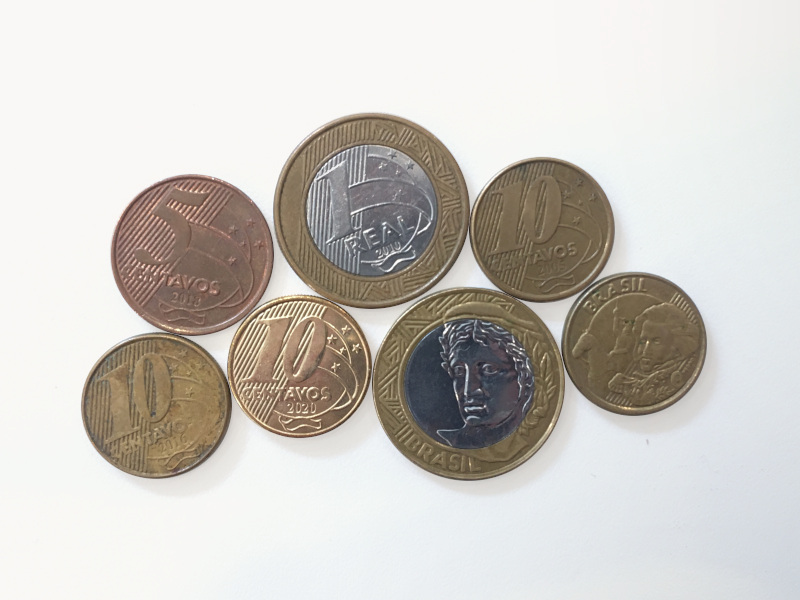
#> input picture Segmentação/Imagens/moedas03.jpg, 800 x 600 px
$ jupyter execute watershed.ipynb   (older library calls are emulated)
#> lines starting #> are read from the running program, lines starting #| are printed output that depends on the picture; after the words box and inside, x2 and y2 are one past the last pixel; in counts of white or black regions, pixels touching at a corner belong together
### Segmentação/Introdução/funcoes.py
import cv2 as cv
import numpy as np
from matplotlib import pyplot as plt
from skimage.color import rgb2gray

#Mostra a imagem em RGB
def mostrar(imagem, cmap_=None):
    fig = plt.gcf()
    fig.set_size_inches(18,6)
    plt.imshow(cv.cvtColor(imagem, cv.COLOR_BGR2RGB), cmap=cmap_)
    plt.axis('off')
    plt.show()

#Aplica o filtro de Otsu e mostra
# [232 lines left out: functions filtro_otsu, exibir_lim, limiarizacao_adaptativa, segmentacao_bordas, flatten_img, segmenta2regioes and 8 more, not called in this run]

### Segmentação/Introdução/watershed.ipynb
[cell 1]
import cv2 as cv
import numpy as np
from matplotlib import pyplot as plt
import os
from funcoes import *
from skimage.color import rgb2gray
from skimage.feature import peak_local_max
from skimage.segmentation import watershed
from scipy import ndimage as ndi

os.chdir('C:\\Users\\rthiago\\OneDrive\\IA Expert\\Segmentação\\Imagens') # para o notebook

# os.chdir('C:\\Users\\thi-m\\OneDrive\\Documentos\\Thiago\\IA_Expert\\Segmentação\\Imagens') # para o desktop

[cell 2]
img = cv.imread('moedas03.jpg')
#> img is the input picture: shape (600, 800, 3); mean B, G, R 195.3, 200.8, 204.6
mostrar(img)

[cell 3]
gray = cv.cvtColor(img, cv.COLOR_BGR2GRAY)
mostrar(gray)

[cell 4]
val, thresh = cv.threshold(gray, 0, 255, cv.THRESH_BINARY_INV | cv.THRESH_OTSU)
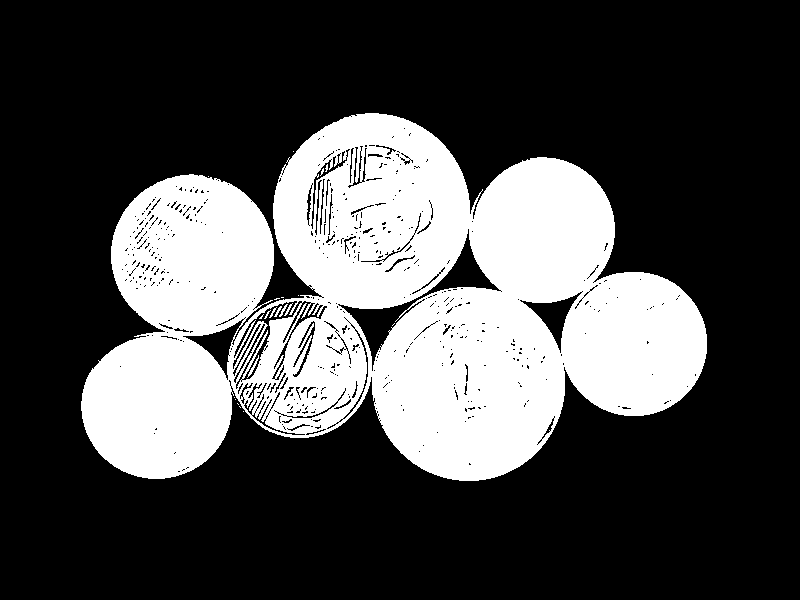
#> thresh: shape (600, 800); 29.3% white; 21 white regions (15 under 20 px), largest, box (x1, y1, x2, y2) and area: (81, 113, 707, 481) 140315, (247, 355, 259, 378) 51, (279, 304, 288, 317) 33, (284, 303, 293, 316) 30, (274, 306, 282, 317) 29, (269, 307, 277, 318) 24
#> val = 174
print(val)
#| 174.0
mostrar(thresh)

[cell 5]
closing = cv.morphologyEx(thresh, cv.MORPH_CLOSE, np.ones((3,3), np.uint8), iterations=2)
#> closing: shape (600, 800); 30.8% white; 1 white region, box (x1, y1, x2, y2) and area: (81, 113, 707, 481) 147839
mostrar(closing)

[cell 6]
dist = ndi.distance_transform_edt(closing)
plt.imshow(dist)

[cell 7]
local_max = peak_local_max(dist, indices=False, min_distance=20, labels=closing)
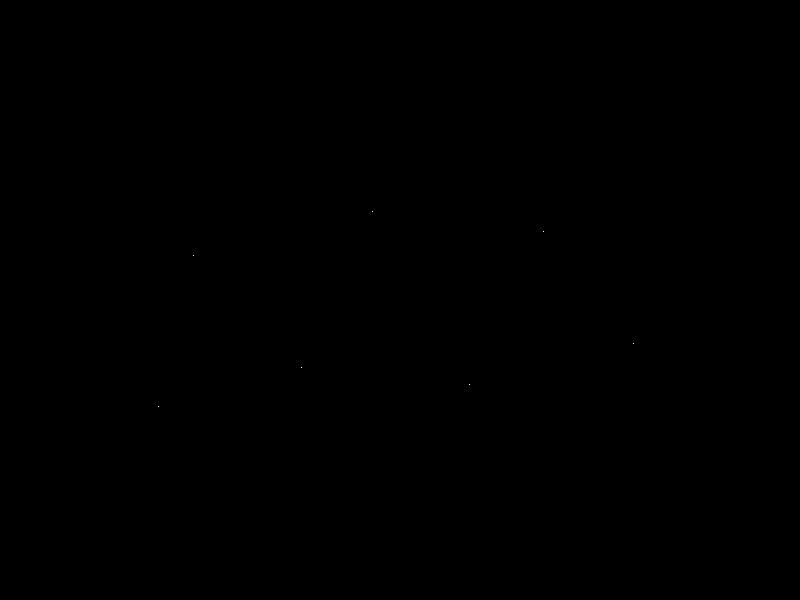
#> local_max: shape (600, 800) bool; 0% white in thin lines or dots, all inside (x1, y1, x2, y2) = (158, 211, 634, 407)

[cell 8]
markers = ndi.label(local_max, structure=np.ones((3,3)))[0]
#> markers: shape (600, 800) int32; 8 distinct labels, from 0 to 7
np.unique(markers)
#> Out = [0, 1, 2, 3, 4, 5, 6, 7]

[cell 9]
labels = watershed(-dist, markers, mask=closing)
#> labels: shape (600, 800) int32; 8 distinct labels, from 0 to 7

[cell 10]
fig = plt.gcf()
fig.set_size_inches(18,6)
plot = plt.imshow(labels)
plt.colorbar(plot);

[cell 11]
img = cv.imread('rbc.jpg')
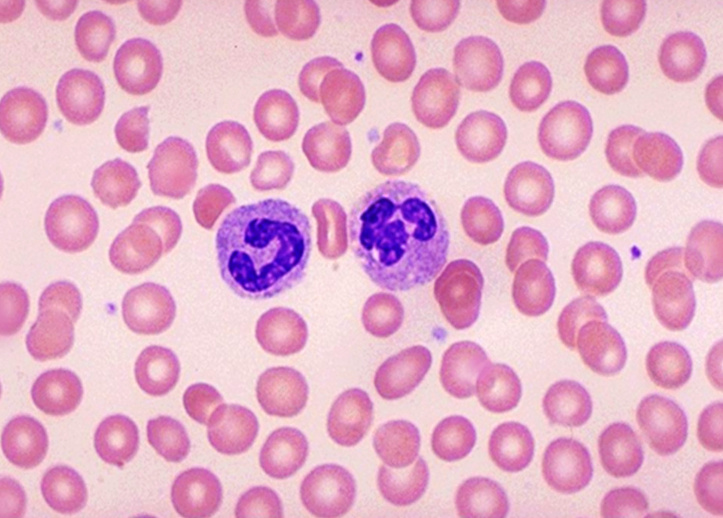
#> input picture Segmentação/Imagens/rbc.jpg, 723 x 518 px
#> img is the input picture: shape (518, 723, 3); mean B, G, R 200.6, 173.2, 228.3
mostrar(img)

[cell 12]
gray = cv.cvtColor(img, cv.COLOR_BGR2GRAY)
#> gray: shape (518, 723)
thresh = cv.threshold(gray, 0, 255, cv.THRESH_BINARY_INV | cv.THRESH_OTSU)[1]
#> thresh: shape (518, 723); 40.5% white; 93 white regions (9 under 20 px), largest, box (x1, y1, x2, y2) and area: (312, 180, 484, 330) 12153, (216, 198, 311, 299) 7475, (557, 241, 627, 375) 4856
mostrar(thresh)

Aplicação de um filtro para reduzir os pontos pretos no interno das celulas

[cell 13]
filtro = cv.pyrMeanShiftFiltering(img, 20, 40)
gray = cv.cvtColor(filtro, cv.COLOR_BGR2GRAY)
thresh = cv.threshold(gray, 0, 255, cv.THRESH_BINARY_INV | cv.THRESH_OTSU)[1]
#> thresh: shape (518, 723); 44% white; 88 white regions (5 under 20 px), largest, box (x1, y1, x2, y2) and area: (312, 180, 484, 330) 12451, (216, 198, 311, 300) 7595, (556, 241, 627, 376) 5511

[cell 14]
mostrar(thresh)

[cell 15]
def preenche_buracos(img_thresh, limiar=1000):
#> called with limiar = 1000
    contornos, _ = cv.findContours(img_thresh, cv.RETR_TREE, cv.CHAIN_APPROX_SIMPLE) #cv.RETR_TREE: Retorna todos os contornos
#> contornos = 173 contours, 47 with area under 20; largest, box (x1, y1, x2, y2) and area: (312, 180, 484, 330) 12426, (216, 198, 311, 300) 7448, (556, 241, 627, 376) 5733, (644, 220, 723, 331) 5155, (298, 56, 366, 173) 5012
    buracos = []
    for con in contornos:
        area = cv.contourArea(con)
        if area < limiar:
            buracos.append(con)
#> this loop made 173 passes
#> area on passes 1, 2, 4: 22, 1318.5, 1220
#> after the loop, buracos = 107 contours, 47 with area under 20; largest, box (x1, y1, x2, y2) and area: (0, 476, 27, 518) 904, (495, 0, 546, 24) 900, (137, 0, 184, 25) 844, (549, 113, 579, 148) 749, (705, 340, 723, 391) 617

    cv.drawContours(img_thresh, buracos, -1, 255, -1)
#> img_thresh: shape (518, 723); 46.3% white; 86 white regions (3 under 20 px), largest, box (x1, y1, x2, y2) and area: (312, 180, 484, 330) 12718, (216, 198, 311, 300) 7597, (556, 241, 627, 376) 5899
    return img_thresh

[cell 16]
seg = preenche_buracos(thresh)
mostrar(seg)

[cell 17]
dist = ndi.distance_transform_edt(seg)
#> dist: shape (518, 723) float64
plt.imshow(dist);
local_max = peak_local_max(dist, indices=False, min_distance=20, labels=seg)
#> local_max: shape (518, 723) bool; 0.02% white in thin lines or dots, all inside (x1, y1, x2, y2) = (20, 20, 703, 498)

[cell 18]
markers = ndi.label(local_max, structure=np.ones((3,3)))[0]
#> markers: shape (518, 723) int32; 84 distinct labels, from 0 to 83
labels = watershed(-dist, markers, mask=seg)
#> labels: shape (518, 723) int32; 84 distinct labels, from 0 to 83
fig = plt.gcf()
fig.set_size_inches(18,6)
plot = plt.imshow(labels, cmap='jet')
plt.colorbar(plot);
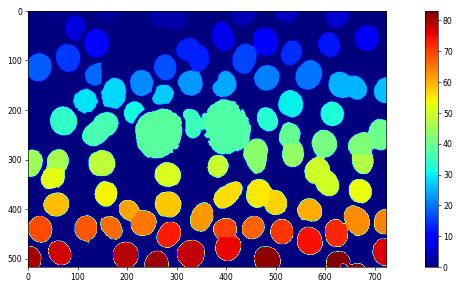
#> figure drawn by matplotlib, 2 panels

[cell 19]
def segmentacao_watershed(img, preenchimento=1000):
    original = cv.cvtColor(img, cv.COLOR_BGR2RGB)
    filtro = cv.pyrMeanShiftFiltering(img, 20, 40) #diminui o ruido da imagem
    gray = cv.cvtColor(img, cv.COLOR_BGR2GRAY)
    thresh = cv.threshold(gray, 0, 255, cv.THRESH_BINARY_INV | cv.THRESH_OTSU)[1]

    if preenchimento > 0:
        thresh = preenche_buracos(thresh, preenchimento)
#> call 2 of preenche_buracos, with limiar = 1000
#> in preenche_buracos (call 2), `contornos, _ = cv.findContours(img_thresh, cv.RETR_TREE, cv.CHAIN_APPR..`: contornos = 229 contours, 70 with area under 20; largest, box (x1, y1, x2, y2) and area: (312, 180, 484, 330) 12229, (216, 198, 311, 299) 7346, (557, 241, 627, 375) 5450, (645, 220, 723, 330) 4880, (298, 56, 366, 172) 4818
#> the loop in preenche_buracos (call 2), `for con in contornos:` made 229 passes
#> area on passes 2 to 4: 58.5, 1384.5, 1060
#> after the loop in preenche_buracos (call 2), `for con in contornos:`: buracos = 164 contours, 70 with area under 20; largest, box (x1, y1, x2, y2) and area: (697, 402, 723, 452) 963, (409, 0, 461, 33) 957, (495, 0, 547, 25) 916, (0, 477, 27, 518) 893, (136, 0, 183, 25) 836
#> in preenche_buracos (call 2), `cv.drawContours(img_thresh, buracos, -1, 255, -1)`:
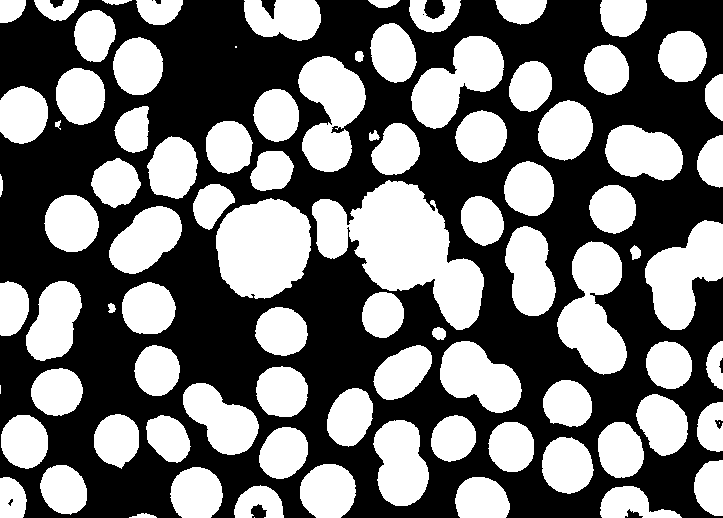
#> img_thresh: shape (518, 723); 45.3% white; 88 white regions (4 under 20 px), largest, box (x1, y1, x2, y2) and area: (312, 180, 484, 330) 12552, (216, 198, 311, 299) 7499, (557, 241, 627, 375) 5628

    dist = ndi.distance_transform_edt(thresh)
    local_max = peak_local_max(dist, indices=False, min_distance=20, labels=thresh)
    markers = ndi.label(local_max, structure=np.ones((3,3)))[0]
#> markers: shape (518, 723) int32; 85 distinct labels, from 0 to 84
    labels = watershed(-dist, markers, mask=thresh)
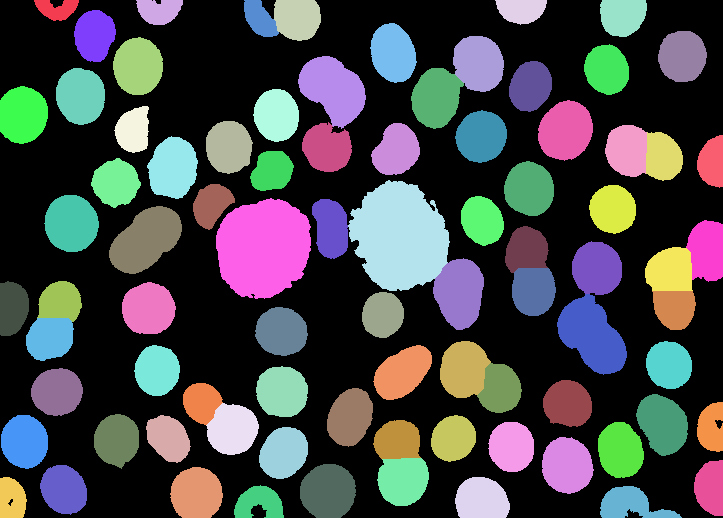
#> labels: shape (518, 723) int32; 85 distinct labels, from 0 to 84; one colour per label, 0 black

    titulos = ['Imagem Original', 'Limiarização (objetos juntos)', 'Distance Transform', 'Watershed (objetos separados)']
    imagens = [original, thresh, dist, labels]

    fig = plt.gcf()
    fig.set_size_inches(16,12)
    for i in range(4):
        plt.subplot(2, 2, i+1)
        if i == 3:
            cmap='jet'
        else:
            cmap='gray'
        plt.imshow(imagens[i], cmap)
        plt.title(titulos[i])
        plt.xticks([]), plt.yticks([])
    plt.show()
    return labels

[cell 20]
img = cv.imread('rbc.jpg')
segmentacao = segmentacao_watershed(img)

[cell 21]
img = cv.imread('moedas04.jpg')
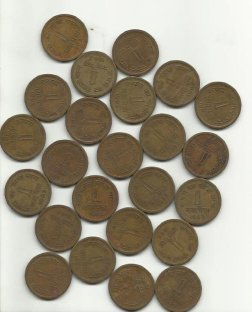
#> input picture Segmentação/Imagens/moedas04.jpg, 252 x 312 px
#> img is the input picture: shape (312, 252, 3); mean B, G, R 136.3, 153.2, 161.4
segmentacao = segmentacao_watershed(img, 0)
#> call 2 of segmentacao_watershed, with preenchimento = 0
#> in segmentacao_watershed (call 2), `thresh = cv.threshold(gray, 0, 255, cv.THRESH_BINARY_INV | cv.THRESH_O..`: thresh: shape (312, 252); 55.9% white; 15 black regions, largest, box (x1, y1, x2, y2) and area: (0, 0, 252, 312) 24925, (0, 146, 124, 312) 5653, (115, 248, 168, 281) 657
#> in segmentacao_watershed (call 2), `local_max = peak_local_max(dist, indices=False, min_distance=20, label..`:
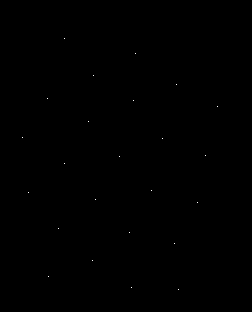
#> local_max: shape (312, 252) bool; 0.03% white in thin lines or dots, all inside (x1, y1, x2, y2) = (22, 38, 218, 290)
#> in segmentacao_watershed (call 2), `markers = ndi.label(local_max, structure=np.ones((3,3)))[0]`: markers: shape (312, 252) int32; 25 distinct labels, from 0 to 24
#> in segmentacao_watershed (call 2), `labels = watershed(-dist, markers, mask=thresh)`:
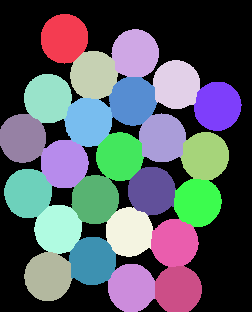
#> labels: shape (312, 252) int32; 25 distinct labels, from 0 to 24; one colour per label, 0 black

Sobreposição à imagem original

[cell 22]
img = cv.imread('rbc.jpg')
labels = segmentacao_watershed(img)
cmap = plt.cm.jet

[cell 23]
norm = plt.Normalize(vmin=labels.min(), vmax=labels.max())
seg_watershed = cmap(norm(labels))
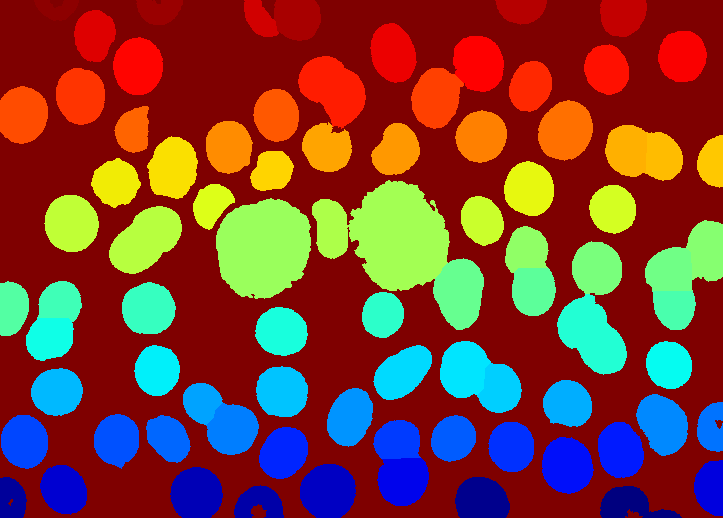
#> seg_watershed: shape (518, 723, 4) float64; mean of channels 0, 1, 2, 3 0.207, 0.254, 0.492, 1; drawn as B, G, R

[cell 24]
seg_watershed = ((seg_watershed*255).astype(np.uint8))
seg_watershed = cv.cvtColor(seg_watershed, cv.COLOR_RGB2BGR)
#> seg_watershed: shape (518, 723, 3)

[cell 25]
img_sobreposicao = cv.addWeighted(seg_watershed, 0.5, img, 0.5, 0)
mostrar(img_sobreposicao)

Numeração dos segmentos

[cell 26]
img_final = img_sobreposicao.copy()
for label in np.unique(labels):
    if label == 0:
        continue
    mascara = np.zeros(gray.shape, dtype='uint8')
    mascara[labels == label] = 255
    cnts = cv.findContours(mascara.copy(), cv.RETR_EXTERNAL, cv.CHAIN_APPROX_NONE)[-2]
    c = max(cnts, key=cv.contourArea)
    ((x,y), r) = cv.minEnclosingCircle(c)
    cv.putText(img_final, "{}".format(label), (int(x)-10, int(y)), cv.FONT_HERSHEY_SIMPLEX, 0.6, (255,255,200), 2)
#> this loop made 85 passes
#> (x, y, r) on passes 2 to 13: (56, 1, 22.02), (159, 2.17, 23.1), (295.3, 16.76, 25.59), (520.5, 1.5, 25.54), (623.5, 12.97, 25.13), (260.3, 17.26, 23.71), (95, 35.59, 25.9), (393.5, 52.5, 30.04), (682.2, 55.91, 26.1), (476.6, 63.69, 29.08), (137.5, 65.71, 28.82), (606.8, 69.11, 25.24)

mostrar(img_final)
